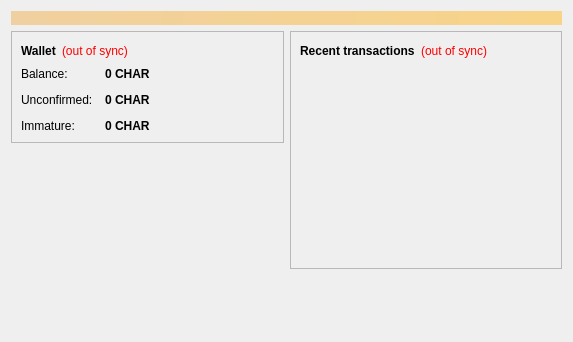
<?xml version="1.0" encoding="UTF-8"?>
<ui version="4.0">
 <class>OverviewPage</class>
 <widget class="QWidget" name="OverviewPage">
  <property name="geometry">
   <rect>
    <x>0</x>
    <y>0</y>
    <width>573</width>
    <height>342</height>
   </rect>
  </property>
  <property name="windowTitle">
   <string>Form</string>
  </property>
  <layout class="QVBoxLayout" name="topLayout">
   <item>
    <widget class="QLabel" name="labelAlerts">
     <property name="visible">
      <bool>false</bool>
     </property>
     <property name="styleSheet">
      <string notr="true">background-color: qlineargradient(x1: 0, y1: 0, x2: 1, y2: 0, stop:0 #F0D0A0, stop:1 #F8D488); color:#000000;</string>
     </property>
     <property name="wordWrap">
      <bool>true</bool>
     </property>
     <property name="margin">
      <number>3</number>
     </property>
    </widget>
   </item>
   <item>
    <layout class="QHBoxLayout" name="horizontalLayout" stretch="1,1">
     <item>
      <layout class="QVBoxLayout" name="verticalLayout_2">
       <item>
        <widget class="QFrame" name="frame">
         <property name="frameShape">
          <enum>QFrame::StyledPanel</enum>
         </property>
         <property name="frameShadow">
          <enum>QFrame::Raised</enum>
         </property>
         <layout class="QVBoxLayout" name="verticalLayout_4">
          <item>
           <layout class="QHBoxLayout" name="horizontalLayout_4">
            <item>
             <widget class="QLabel" name="label_5">
              <property name="font">
               <font>
                <weight>75</weight>
                <bold>true</bold>
               </font>
              </property>
              <property name="text">
               <string>Wallet</string>
              </property>
             </widget>
            </item>
            <item>
             <widget class="QLabel" name="labelWalletStatus">
              <property name="toolTip">
               <string>The displayed information may be out of date. Your wallet automatically synchronizes with the Charity network after a connection is established, but this process has not completed yet.</string>
              </property>
              <property name="styleSheet">
               <string notr="true">QLabel { color: red; }</string>
              </property>
              <property name="text">
               <string notr="true">(out of sync)</string>
              </property>
              <property name="alignment">
               <set>Qt::AlignLeading|Qt::AlignLeft|Qt::AlignVCenter</set>
              </property>
             </widget>
            </item>
            <item>
             <spacer name="horizontalSpacer_2">
              <property name="orientation">
               <enum>Qt::Horizontal</enum>
              </property>
              <property name="sizeHint" stdset="0">
               <size>
                <width>40</width>
                <height>20</height>
               </size>
              </property>
             </spacer>
            </item>
           </layout>
          </item>
          <item>
           <layout class="QFormLayout" name="formLayout_2">
            <property name="fieldGrowthPolicy">
             <enum>QFormLayout::AllNonFixedFieldsGrow</enum>
            </property>
            <property name="horizontalSpacing">
             <number>12</number>
            </property>
            <property name="verticalSpacing">
             <number>12</number>
            </property>
            <item row="0" column="0">
             <widget class="QLabel" name="label">
              <property name="text">
               <string>Balance:</string>
              </property>
             </widget>
            </item>
            <item row="0" column="1">
             <widget class="QLabel" name="labelBalance">
              <property name="font">
               <font>
                <weight>75</weight>
                <bold>true</bold>
               </font>
              </property>
              <property name="cursor">
               <cursorShape>IBeamCursor</cursorShape>
              </property>
              <property name="toolTip">
               <string>Your current balance</string>
              </property>
              <property name="text">
               <string notr="true">0 CHAR</string>
              </property>
              <property name="textInteractionFlags">
               <set>Qt::LinksAccessibleByMouse|Qt::TextSelectableByKeyboard|Qt::TextSelectableByMouse</set>
              </property>
             </widget>
            </item>
            <item row="1" column="0">
             <widget class="QLabel" name="label_3">
              <property name="text">
               <string>Unconfirmed:</string>
              </property>
             </widget>
            </item>
            <item row="1" column="1">
             <widget class="QLabel" name="labelUnconfirmed">
              <property name="font">
               <font>
                <weight>75</weight>
                <bold>true</bold>
               </font>
              </property>
              <property name="cursor">
               <cursorShape>IBeamCursor</cursorShape>
              </property>
              <property name="toolTip">
               <string>Total of transactions that have yet to be confirmed, and do not yet count toward the current balance</string>
              </property>
              <property name="text">
               <string notr="true">0 CHAR</string>
              </property>
              <property name="textInteractionFlags">
               <set>Qt::LinksAccessibleByMouse|Qt::TextSelectableByKeyboard|Qt::TextSelectableByMouse</set>
              </property>
             </widget>
            </item>
            <item row="2" column="0">
             <widget class="QLabel" name="labelImmatureText">
              <property name="text">
               <string>Immature:</string>
              </property>
             </widget>
            </item>
            <item row="2" column="1">
             <widget class="QLabel" name="labelImmature">
              <property name="font">
               <font>
                <weight>75</weight>
                <bold>true</bold>
               </font>
              </property>
              <property name="toolTip">
               <string>Mined balance that has not yet matured</string>
              </property>
              <property name="text">
               <string notr="true">0 CHAR</string>
              </property>
              <property name="textInteractionFlags">
               <set>Qt::LinksAccessibleByMouse|Qt::TextSelectableByKeyboard|Qt::TextSelectableByMouse</set>
              </property>
             </widget>
            </item>
           </layout>
          </item>
         </layout>
        </widget>
       </item>
       <item>
        <spacer name="verticalSpacer">
         <property name="orientation">
          <enum>Qt::Vertical</enum>
         </property>
         <property name="sizeHint" stdset="0">
          <size>
           <width>20</width>
           <height>40</height>
          </size>
         </property>
        </spacer>
       </item>
      </layout>
     </item>
     <item>
      <layout class="QVBoxLayout" name="verticalLayout_3">
       <item>
        <widget class="QFrame" name="frame_2">
         <property name="frameShape">
          <enum>QFrame::StyledPanel</enum>
         </property>
         <property name="frameShadow">
          <enum>QFrame::Raised</enum>
         </property>
         <layout class="QVBoxLayout" name="verticalLayout">
          <item>
           <layout class="QHBoxLayout" name="horizontalLayout_2">
            <item>
             <widget class="QLabel" name="label_4">
              <property name="text">
               <string>&lt;b&gt;Recent transactions&lt;/b&gt;</string>
              </property>
             </widget>
            </item>
            <item>
             <widget class="QLabel" name="labelTransactionsStatus">
              <property name="toolTip">
               <string>The displayed information may be out of date. Your wallet automatically synchronizes with the Charity network after a connection is established, but this process has not completed yet.</string>
              </property>
              <property name="styleSheet">
               <string notr="true">QLabel { color: red; }</string>
              </property>
              <property name="text">
               <string notr="true">(out of sync)</string>
              </property>
              <property name="alignment">
               <set>Qt::AlignRight|Qt::AlignTrailing|Qt::AlignVCenter</set>
              </property>
             </widget>
            </item>
            <item>
             <spacer name="horizontalSpacer">
              <property name="orientation">
               <enum>Qt::Horizontal</enum>
              </property>
              <property name="sizeHint" stdset="0">
               <size>
                <width>40</width>
                <height>20</height>
               </size>
              </property>
             </spacer>
            </item>
           </layout>
          </item>
          <item>
           <widget class="QListView" name="listTransactions">
            <property name="styleSheet">
             <string notr="true">QListView { background: transparent; }</string>
            </property>
            <property name="frameShape">
             <enum>QFrame::NoFrame</enum>
            </property>
            <property name="verticalScrollBarPolicy">
             <enum>Qt::ScrollBarAlwaysOff</enum>
            </property>
            <property name="horizontalScrollBarPolicy">
             <enum>Qt::ScrollBarAlwaysOff</enum>
            </property>
            <property name="selectionMode">
             <enum>QAbstractItemView::NoSelection</enum>
            </property>
           </widget>
          </item>
         </layout>
        </widget>
       </item>
       <item>
        <spacer name="verticalSpacer_2">
         <property name="orientation">
          <enum>Qt::Vertical</enum>
         </property>
         <property name="sizeHint" stdset="0">
          <size>
           <width>20</width>
           <height>40</height>
          </size>
         </property>
        </spacer>
       </item>
      </layout>
     </item>
    </layout>
   </item>
  </layout>
 </widget>
 <resources/>
 <connections/>
</ui>
